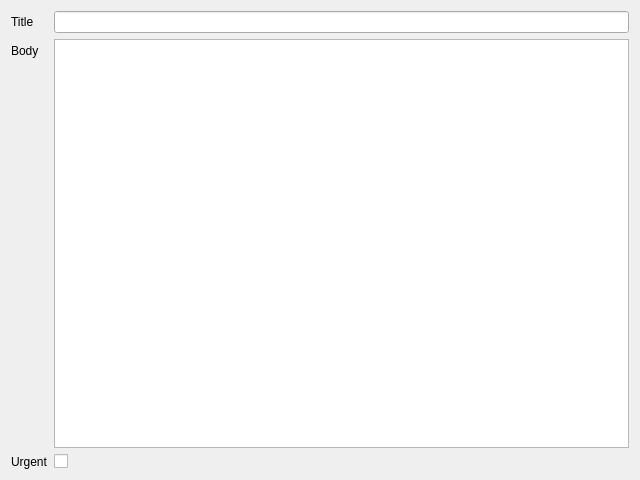
<?xml version="1.0" encoding="UTF-8"?>
<ui version="4.0">
 <class>MessageDialog</class>
 <widget class="QDialog" name="MessageDialog">
  <property name="geometry">
   <rect>
    <x>0</x>
    <y>0</y>
    <width>640</width>
    <height>480</height>
   </rect>
  </property>
  <property name="windowTitle">
   <string>Message</string>
  </property>
  <layout class="QFormLayout" name="formLayout">
   <item row="0" column="0">
    <widget class="QLabel" name="label_titleEdit">
     <property name="text">
      <string>Title</string>
     </property>
     <property name="buddy">
      <cstring>titleEdit</cstring>
     </property>
    </widget>
   </item>
   <item row="0" column="1">
    <widget class="QLineEdit" name="titleEdit"/>
   </item>
   <item row="1" column="0">
    <widget class="QLabel" name="label_bodyEdit">
     <property name="text">
      <string>Body</string>
     </property>
     <property name="buddy">
      <cstring>bodyEdit</cstring>
     </property>
    </widget>
   </item>
   <item row="1" column="1">
    <widget class="QTextEdit" name="bodyEdit"/>
   </item>
   <item row="2" column="0">
    <widget class="QLabel" name="label_urgentCheck">
     <property name="text">
      <string>Urgent</string>
     </property>
     <property name="buddy">
      <cstring>urgentCheck</cstring>
     </property>
    </widget>
   </item>
   <item row="2" column="1">
    <widget class="QCheckBox" name="urgentCheck"/>
   </item>
  </layout>
 </widget>
 <tabstops>
  <tabstop>titleEdit</tabstop>
  <tabstop>bodyEdit</tabstop>
  <tabstop>urgentCheck</tabstop>
 </tabstops>
 <resources/>
 <connections/>
</ui>
